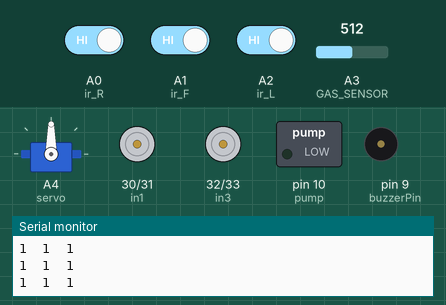
This sketch was run on a simulated Arduino Mega 2560, built with avr-gcc and run on an emulated ATmega2560. Parts: servo, motor-driver pin pairs drawn as motors (green arrow = first pin HIGH = forward, orange = second pin HIGH = backward, longer = more drive, scaled by the enable pin), switched loads named in the sketch (green lamp = pin HIGH), buzzer (waves = sounding), the last lines printed to the serial monitor. Wiring (inferred from the names in the program): servo: signal A4. Inputs (shaded band) come from the test bench; at power-on: A0 (ir_R) HIGH, A1 (ir_F) HIGH, A2 (ir_L) HIGH, A3 (GAS_SENSOR) = 512. The modem accepts every AT command (registered, SIM ready, sends succeed) and sends nothing else; servo pulses on a pin are drawn as a servo (544–2400 µs = 0–180°); pins used as bus, display or sensor lines are not drawn.

Above: at 6.9 s.
7.0 s: A0 (ir_R) driven LOW
At 7.25 s:
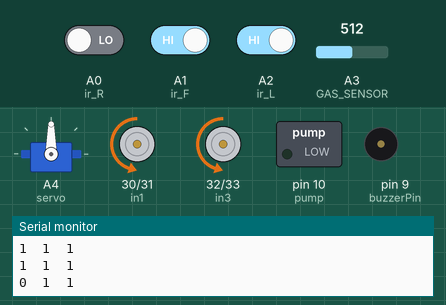
10.0 s: A1 (ir_F) driven LOW
At 12.2 s:
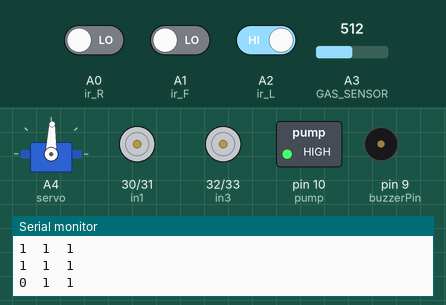
Timing chart, 0 to 19.0 s (numbered marks = the images above; inputs shaded):
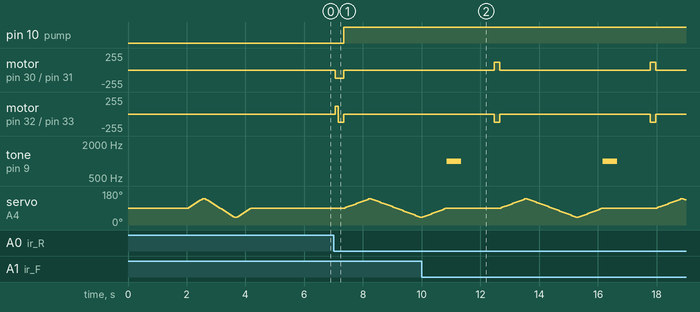

Measured:
- after the input at 7.0 s, pin 10 (pump): LOW → HIGH after 0.35 s; motor on pin 30 (in1) / pin 31 (in2): stopped → backward 120/255 after 0.05 s, → stopped 0.30 s later
- by itself, tone on pin 9 (buzzerPin): alternates 1000 Hz for 0.50 s and silent for 4.8 s

The sketch:

Fire_Fighting_Robot.ino
```cpp
//Aslam Hossain YT: https://www.youtube.com/channel/UCdaQfJEKvpoAPIzQNwFGlHw
//Facebook Page: https://www.facebook.com/aslamhossain3852
//This Project includes 1. Fire Detection and Throw Water 2. Gas Detect and Send SMS uisng GSM Module 3. Make Sound using Buzzer

#include <SoftwareSerial.h>

#define enA 44//Enable1 L298 Pin enA
#define in1 30 //Motor1  L298 Pin in1
#define in2 31 //Motor1  L298 Pin in2
#define in3 32 //Motor2  L298 Pin in3
#define in4 33 //Motor2  L298 Pin in4
#define enB 45 //Enable2 L298 Pin enB

boolean fire = false;

const int buzzerPin = 9;

const String PHONE = "+8801877543825"; //use your number with country code

#define rxPin 2
#define txPin 3
SoftwareSerial sim800L(rxPin,txPin);

#define GAS_SENSOR A3    //Gas sensor


#define ir_R A0
#define ir_F A1
#define ir_L A2

#define servo A4

#define pump 10

int Speed = 120; // Write The Duty Cycle 0 to 255 Enable for Motor Speed

int s1, s2, s3;

void setup(){ // put your setup code here, to run once

Serial.begin(115200);

sim800L.begin(9600);

sim800L.println("AT");
delay(1000);
sim800L.println("AT+CMGF=1");
delay(1000);

pinMode(ir_R, INPUT);// declare fire sensor pin as input
pinMode(ir_F, INPUT);// declare fire sensor pin as input
pinMode(ir_L, INPUT);// declare fire sensor pin as input

pinMode(enA, OUTPUT); // declare as output for L298 Pin enA
pinMode(in1, OUTPUT); // declare as output for L298 Pin in1
pinMode(in2, OUTPUT); // declare as output for L298 Pin in2
pinMode(in3, OUTPUT); // declare as output for L298 Pin in3
pinMode(in4, OUTPUT); // declare as output for L298 Pin in4
pinMode(enB, OUTPUT); // declare as output for L298 Pin enB
pinMode(GAS_SENSOR, INPUT);

pinMode(servo, OUTPUT);
pinMode(buzzerPin, OUTPUT);

pinMode(pump, OUTPUT);

 for (int angle = 90; angle <= 140; angle += 5)  {
   servoPulse(servo, angle);  }
 for (int angle = 140; angle >= 40; angle -= 5)  {
   servoPulse(servo, angle);  }

 for (int angle = 40; angle <= 90; angle += 5)  {
   servoPulse(servo, angle);  }

analogWrite(enA, Speed); // Write The Duty Cycle 0 to 255 Enable Pin A for Motor1 Speed
analogWrite(enB, Speed); // Write The Duty Cycle 0 to 255 Enable Pin B for Motor2 Speed

while(sim800L.available()){
  Serial.println(sim800L.readString());
  }

delay(500);
}


void loop(){
s1 = digitalRead(ir_R);
s2 = digitalRead(ir_F);
s3 = digitalRead(ir_L);
int gas = analogRead(GAS_SENSOR);

if(gas >=600) {
  Serial.println("Gas is Detected.");
  Serial.print(gas);
  Serial.print("   ");
  beep(1000, 500);
  // Delay for 1 second between beeps
  delay(1000);
  send_sms();
}

Serial.print(s1);
Serial.print("\t");
Serial.print(s2);
Serial.print("\t");
Serial.println(s3);
delay(50);

if(s2 == 0){
forword();
delay(200);
Stop();
digitalWrite(pump, 1);

for(int angle = 90; angle <= 140; angle += 3){
servoPulse(servo, angle);
}

for(int angle = 140; angle >= 40; angle -= 3){
servoPulse(servo, angle);
}

for(int angle = 40; angle <= 90; angle += 3){
servoPulse(servo, angle);
}
beep(1000, 500);
delay(1000);
//fire == true;
}

else if(s1 == 0){
backword();
delay(100);
turnRight();
delay(200);
Stop();
digitalWrite(pump, 1);

for(int angle = 90; angle <= 140; angle += 3){
servoPulse(servo, angle);
}

for(int angle = 140; angle >= 40; angle -= 3){
servoPulse(servo, angle);
}

for(int angle = 40; angle <= 90; angle += 3){
servoPulse(servo, angle);
}
beep(1000, 500);
delay(1000);
fire == true;
}

else if(s3 == 0){
backword();
delay(100);
turnLeft();
delay(200);
Stop();
digitalWrite(pump, 1);

for(int angle = 90; angle <= 140; angle += 3){
servoPulse(servo, angle);
}

for(int angle = 140; angle >= 40; angle -= 3){
servoPulse(servo, angle);
}

for(int angle = 40; angle <= 90; angle += 3){
servoPulse(servo, angle);
}
beep(1000, 500);
delay(1000);
fire == true;
}

else{
digitalWrite(pump, 0);
Stop();
}
delay(10);

while (fire == true)
     {
      Serial.println("Fire Detected.");
      make_call();
     }
}

void make_call()
{
    Serial.println("calling....");
    sim800L.println("ATD"+PHONE+";");
    delay(20000); //20 sec delay
    sim800L.println("ATH");
    delay(1000); //1 sec delay
    fire == false;
}

void send_sms(){

    Serial.println("sending sms....");
    delay(50);
    sim800L.print("AT+CMGF=1\r");
    delay(1000);
    sim800L.print("AT+CMGS=\""+PHONE+"\"\r");
    delay(1000);
    sim800L.print("Gas Detected");
    delay(100);
    sim800L.write(0x1A);
    delay(5000);
}

void servoPulse (int pin, int angle){
int pwm = (angle*11) + 500;      // Convert angle to microseconds
 digitalWrite(pin, HIGH);
 delayMicroseconds(pwm);
 digitalWrite(pin, LOW);
 delay(50);                   // Refresh cycle of servo
}

void forword(){  //forword
digitalWrite(in1, HIGH); //Right Motor forword Pin
digitalWrite(in2, LOW);  //Right Motor backword Pin
digitalWrite(in3, LOW);  //Left Motor backword Pin
digitalWrite(in4, HIGH); //Left Motor forword Pin
}

void backword(){ //backword
digitalWrite(in1, LOW);  //Right Motor forword Pin
digitalWrite(in2, HIGH); //Right Motor backword Pin
digitalWrite(in3, HIGH); //Left Motor backword Pin
digitalWrite(in4, LOW);  //Left Motor forword Pin
}

void turnRight(){ //turnRight
digitalWrite(in1, LOW);  //Right Motor forword Pin
digitalWrite(in2, HIGH); //Right Motor backword Pin
digitalWrite(in3, LOW);  //Left Motor backword Pin
digitalWrite(in4, HIGH); //Left Motor forword Pin
}

void turnLeft(){ //turnLeft
digitalWrite(in1, HIGH); //Right Motor forword Pin
digitalWrite(in2, LOW);  //Right Motor backword Pin
digitalWrite(in3, HIGH); //Left Motor backword Pin
digitalWrite(in4, LOW);  //Left Motor forword Pin
}

void Stop(){ //stop
digitalWrite(in1, LOW); //Right Motor forword Pin
digitalWrite(in2, LOW); //Right Motor backword Pin
digitalWrite(in3, LOW); //Left Motor backword Pin
digitalWrite(in4, LOW); //Left Motor forword Pin
}

void beep(int frequency, int duration) {
  tone(buzzerPin, frequency, duration); // Generate the tone
  delay(duration + 50); // Delay to allow the tone to finish
  noTone(buzzerPin); // Turn off the tone
}
```
